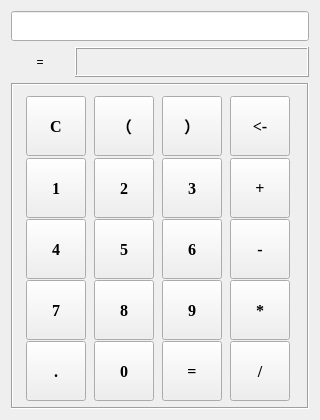
<?xml version="1.0" encoding="UTF-8"?>
<ui version="4.0">
 <class>CalculatorWindow</class>
 <widget class="QMainWindow" name="CalculatorWindow">
  <property name="geometry">
   <rect>
    <x>0</x>
    <y>0</y>
    <width>320</width>
    <height>420</height>
   </rect>
  </property>
  <property name="minimumSize">
   <size>
    <width>320</width>
    <height>420</height>
   </size>
  </property>
  <property name="maximumSize">
   <size>
    <width>320</width>
    <height>461</height>
   </size>
  </property>
  <property name="windowTitle">
   <string>CalculatorWindow</string>
  </property>
  <widget class="QWidget" name="centralWidget">
   <layout class="QVBoxLayout" name="verticalLayout">
    <item>
     <widget class="QLineEdit" name="edit_fomula">
      <property name="minimumSize">
       <size>
        <width>0</width>
        <height>30</height>
       </size>
      </property>
      <property name="font">
       <font>
        <family>Times New Roman</family>
        <pointsize>12</pointsize>
       </font>
      </property>
      <property name="maxLength">
       <number>128</number>
      </property>
     </widget>
    </item>
    <item>
     <layout class="QHBoxLayout" name="horizontalLayout" stretch="1,4">
      <item>
       <widget class="QLabel" name="label_eql">
        <property name="minimumSize">
         <size>
          <width>0</width>
          <height>30</height>
         </size>
        </property>
        <property name="text">
         <string>=</string>
        </property>
        <property name="alignment">
         <set>Qt::AlignCenter</set>
        </property>
       </widget>
      </item>
      <item>
       <widget class="QLabel" name="label_result">
        <property name="minimumSize">
         <size>
          <width>0</width>
          <height>30</height>
         </size>
        </property>
        <property name="font">
         <font>
          <family>Times New Roman</family>
          <pointsize>12</pointsize>
         </font>
        </property>
        <property name="frameShape">
         <enum>QFrame::Box</enum>
        </property>
        <property name="frameShadow">
         <enum>QFrame::Raised</enum>
        </property>
        <property name="text">
         <string/>
        </property>
       </widget>
      </item>
     </layout>
    </item>
    <item>
     <widget class="QFrame" name="frame">
      <property name="frameShape">
       <enum>QFrame::Box</enum>
      </property>
      <property name="frameShadow">
       <enum>QFrame::Sunken</enum>
      </property>
      <layout class="QGridLayout" name="gridLayout">
       <item row="0" column="0">
        <widget class="QPushButton" name="btn_clr">
         <property name="sizePolicy">
          <sizepolicy hsizetype="Minimum" vsizetype="Fixed">
           <horstretch>0</horstretch>
           <verstretch>0</verstretch>
          </sizepolicy>
         </property>
         <property name="minimumSize">
          <size>
           <width>60</width>
           <height>60</height>
          </size>
         </property>
         <property name="maximumSize">
          <size>
           <width>60</width>
           <height>60</height>
          </size>
         </property>
         <property name="font">
          <font>
           <family>Times New Roman</family>
           <pointsize>12</pointsize>
           <weight>75</weight>
           <bold>true</bold>
          </font>
         </property>
         <property name="text">
          <string>C</string>
         </property>
        </widget>
       </item>
       <item row="0" column="1">
        <widget class="QPushButton" name="btn_lp">
         <property name="sizePolicy">
          <sizepolicy hsizetype="Minimum" vsizetype="Fixed">
           <horstretch>0</horstretch>
           <verstretch>0</verstretch>
          </sizepolicy>
         </property>
         <property name="minimumSize">
          <size>
           <width>60</width>
           <height>60</height>
          </size>
         </property>
         <property name="maximumSize">
          <size>
           <width>60</width>
           <height>60</height>
          </size>
         </property>
         <property name="font">
          <font>
           <family>Times New Roman</family>
           <pointsize>12</pointsize>
           <weight>75</weight>
           <bold>true</bold>
          </font>
         </property>
         <property name="text">
          <string>（</string>
         </property>
        </widget>
       </item>
       <item row="0" column="2">
        <widget class="QPushButton" name="btn_rp">
         <property name="sizePolicy">
          <sizepolicy hsizetype="Minimum" vsizetype="Fixed">
           <horstretch>0</horstretch>
           <verstretch>0</verstretch>
          </sizepolicy>
         </property>
         <property name="minimumSize">
          <size>
           <width>60</width>
           <height>60</height>
          </size>
         </property>
         <property name="maximumSize">
          <size>
           <width>60</width>
           <height>60</height>
          </size>
         </property>
         <property name="font">
          <font>
           <family>Times New Roman</family>
           <pointsize>12</pointsize>
           <weight>75</weight>
           <bold>true</bold>
          </font>
         </property>
         <property name="text">
          <string>）</string>
         </property>
        </widget>
       </item>
       <item row="0" column="3">
        <widget class="QPushButton" name="btn_back">
         <property name="sizePolicy">
          <sizepolicy hsizetype="Minimum" vsizetype="Fixed">
           <horstretch>0</horstretch>
           <verstretch>0</verstretch>
          </sizepolicy>
         </property>
         <property name="minimumSize">
          <size>
           <width>60</width>
           <height>60</height>
          </size>
         </property>
         <property name="maximumSize">
          <size>
           <width>60</width>
           <height>60</height>
          </size>
         </property>
         <property name="font">
          <font>
           <family>Times New Roman</family>
           <pointsize>12</pointsize>
           <weight>75</weight>
           <bold>true</bold>
          </font>
         </property>
         <property name="text">
          <string>&lt;-</string>
         </property>
        </widget>
       </item>
       <item row="1" column="0">
        <widget class="QPushButton" name="btn_1">
         <property name="sizePolicy">
          <sizepolicy hsizetype="Minimum" vsizetype="Fixed">
           <horstretch>0</horstretch>
           <verstretch>0</verstretch>
          </sizepolicy>
         </property>
         <property name="minimumSize">
          <size>
           <width>60</width>
           <height>60</height>
          </size>
         </property>
         <property name="maximumSize">
          <size>
           <width>60</width>
           <height>60</height>
          </size>
         </property>
         <property name="font">
          <font>
           <family>Times New Roman</family>
           <pointsize>12</pointsize>
           <weight>75</weight>
           <bold>true</bold>
          </font>
         </property>
         <property name="text">
          <string>1</string>
         </property>
        </widget>
       </item>
       <item row="1" column="1">
        <widget class="QPushButton" name="btn_2">
         <property name="minimumSize">
          <size>
           <width>60</width>
           <height>60</height>
          </size>
         </property>
         <property name="maximumSize">
          <size>
           <width>60</width>
           <height>60</height>
          </size>
         </property>
         <property name="font">
          <font>
           <family>Times New Roman</family>
           <pointsize>12</pointsize>
           <weight>75</weight>
           <bold>true</bold>
          </font>
         </property>
         <property name="text">
          <string>2</string>
         </property>
        </widget>
       </item>
       <item row="1" column="2">
        <widget class="QPushButton" name="btn_3">
         <property name="minimumSize">
          <size>
           <width>60</width>
           <height>60</height>
          </size>
         </property>
         <property name="maximumSize">
          <size>
           <width>60</width>
           <height>60</height>
          </size>
         </property>
         <property name="font">
          <font>
           <family>Times New Roman</family>
           <pointsize>12</pointsize>
           <weight>75</weight>
           <bold>true</bold>
          </font>
         </property>
         <property name="text">
          <string>3</string>
         </property>
        </widget>
       </item>
       <item row="1" column="3">
        <widget class="QPushButton" name="btn_add">
         <property name="minimumSize">
          <size>
           <width>60</width>
           <height>60</height>
          </size>
         </property>
         <property name="maximumSize">
          <size>
           <width>60</width>
           <height>60</height>
          </size>
         </property>
         <property name="font">
          <font>
           <family>Times New Roman</family>
           <pointsize>12</pointsize>
           <weight>75</weight>
           <bold>true</bold>
          </font>
         </property>
         <property name="text">
          <string>+</string>
         </property>
        </widget>
       </item>
       <item row="2" column="0">
        <widget class="QPushButton" name="btn_4">
         <property name="minimumSize">
          <size>
           <width>60</width>
           <height>60</height>
          </size>
         </property>
         <property name="maximumSize">
          <size>
           <width>60</width>
           <height>60</height>
          </size>
         </property>
         <property name="font">
          <font>
           <family>Times New Roman</family>
           <pointsize>12</pointsize>
           <weight>75</weight>
           <bold>true</bold>
          </font>
         </property>
         <property name="text">
          <string>4</string>
         </property>
        </widget>
       </item>
       <item row="2" column="1">
        <widget class="QPushButton" name="btn_5">
         <property name="minimumSize">
          <size>
           <width>60</width>
           <height>60</height>
          </size>
         </property>
         <property name="maximumSize">
          <size>
           <width>60</width>
           <height>60</height>
          </size>
         </property>
         <property name="sizeIncrement">
          <size>
           <width>1</width>
           <height>1</height>
          </size>
         </property>
         <property name="baseSize">
          <size>
           <width>20</width>
           <height>20</height>
          </size>
         </property>
         <property name="font">
          <font>
           <family>Times New Roman</family>
           <pointsize>12</pointsize>
           <weight>75</weight>
           <bold>true</bold>
          </font>
         </property>
         <property name="text">
          <string>5</string>
         </property>
        </widget>
       </item>
       <item row="2" column="2">
        <widget class="QPushButton" name="btn_6">
         <property name="minimumSize">
          <size>
           <width>60</width>
           <height>60</height>
          </size>
         </property>
         <property name="maximumSize">
          <size>
           <width>60</width>
           <height>60</height>
          </size>
         </property>
         <property name="font">
          <font>
           <family>Times New Roman</family>
           <pointsize>12</pointsize>
           <weight>75</weight>
           <bold>true</bold>
          </font>
         </property>
         <property name="text">
          <string>6</string>
         </property>
        </widget>
       </item>
       <item row="2" column="3">
        <widget class="QPushButton" name="btn_sub">
         <property name="minimumSize">
          <size>
           <width>60</width>
           <height>60</height>
          </size>
         </property>
         <property name="maximumSize">
          <size>
           <width>60</width>
           <height>60</height>
          </size>
         </property>
         <property name="font">
          <font>
           <family>Times New Roman</family>
           <pointsize>12</pointsize>
           <weight>75</weight>
           <bold>true</bold>
          </font>
         </property>
         <property name="text">
          <string>-</string>
         </property>
        </widget>
       </item>
       <item row="3" column="0">
        <widget class="QPushButton" name="btn_7">
         <property name="minimumSize">
          <size>
           <width>60</width>
           <height>60</height>
          </size>
         </property>
         <property name="maximumSize">
          <size>
           <width>60</width>
           <height>60</height>
          </size>
         </property>
         <property name="font">
          <font>
           <family>Times New Roman</family>
           <pointsize>12</pointsize>
           <weight>75</weight>
           <bold>true</bold>
          </font>
         </property>
         <property name="text">
          <string>7</string>
         </property>
        </widget>
       </item>
       <item row="3" column="1">
        <widget class="QPushButton" name="btn_8">
         <property name="minimumSize">
          <size>
           <width>60</width>
           <height>60</height>
          </size>
         </property>
         <property name="maximumSize">
          <size>
           <width>60</width>
           <height>60</height>
          </size>
         </property>
         <property name="font">
          <font>
           <family>Times New Roman</family>
           <pointsize>12</pointsize>
           <weight>75</weight>
           <bold>true</bold>
          </font>
         </property>
         <property name="text">
          <string>8</string>
         </property>
        </widget>
       </item>
       <item row="3" column="2">
        <widget class="QPushButton" name="btn_9">
         <property name="minimumSize">
          <size>
           <width>60</width>
           <height>60</height>
          </size>
         </property>
         <property name="maximumSize">
          <size>
           <width>60</width>
           <height>60</height>
          </size>
         </property>
         <property name="font">
          <font>
           <family>Times New Roman</family>
           <pointsize>12</pointsize>
           <weight>75</weight>
           <bold>true</bold>
          </font>
         </property>
         <property name="text">
          <string>9</string>
         </property>
        </widget>
       </item>
       <item row="3" column="3">
        <widget class="QPushButton" name="btn_mul">
         <property name="minimumSize">
          <size>
           <width>60</width>
           <height>60</height>
          </size>
         </property>
         <property name="maximumSize">
          <size>
           <width>60</width>
           <height>60</height>
          </size>
         </property>
         <property name="font">
          <font>
           <family>Times New Roman</family>
           <pointsize>12</pointsize>
           <weight>75</weight>
           <bold>true</bold>
          </font>
         </property>
         <property name="text">
          <string>*</string>
         </property>
        </widget>
       </item>
       <item row="4" column="0">
        <widget class="QPushButton" name="btn_dot">
         <property name="minimumSize">
          <size>
           <width>60</width>
           <height>60</height>
          </size>
         </property>
         <property name="maximumSize">
          <size>
           <width>60</width>
           <height>60</height>
          </size>
         </property>
         <property name="font">
          <font>
           <family>Times New Roman</family>
           <pointsize>12</pointsize>
           <weight>75</weight>
           <bold>true</bold>
          </font>
         </property>
         <property name="text">
          <string>.</string>
         </property>
        </widget>
       </item>
       <item row="4" column="1">
        <widget class="QPushButton" name="btn_0">
         <property name="minimumSize">
          <size>
           <width>60</width>
           <height>60</height>
          </size>
         </property>
         <property name="maximumSize">
          <size>
           <width>60</width>
           <height>60</height>
          </size>
         </property>
         <property name="font">
          <font>
           <family>Times New Roman</family>
           <pointsize>12</pointsize>
           <weight>75</weight>
           <bold>true</bold>
          </font>
         </property>
         <property name="text">
          <string>0</string>
         </property>
        </widget>
       </item>
       <item row="4" column="2">
        <widget class="QPushButton" name="btn_eql">
         <property name="minimumSize">
          <size>
           <width>60</width>
           <height>60</height>
          </size>
         </property>
         <property name="maximumSize">
          <size>
           <width>60</width>
           <height>60</height>
          </size>
         </property>
         <property name="font">
          <font>
           <family>Times New Roman</family>
           <pointsize>12</pointsize>
           <weight>75</weight>
           <bold>true</bold>
          </font>
         </property>
         <property name="text">
          <string>=</string>
         </property>
        </widget>
       </item>
       <item row="4" column="3">
        <widget class="QPushButton" name="btn_div">
         <property name="minimumSize">
          <size>
           <width>60</width>
           <height>60</height>
          </size>
         </property>
         <property name="maximumSize">
          <size>
           <width>60</width>
           <height>60</height>
          </size>
         </property>
         <property name="font">
          <font>
           <family>Times New Roman</family>
           <pointsize>12</pointsize>
           <weight>75</weight>
           <bold>true</bold>
          </font>
         </property>
         <property name="text">
          <string>/</string>
         </property>
        </widget>
       </item>
      </layout>
     </widget>
    </item>
   </layout>
  </widget>
  <widget class="QMenuBar" name="menuBar">
   <property name="geometry">
    <rect>
     <x>0</x>
     <y>0</y>
     <width>320</width>
     <height>23</height>
    </rect>
   </property>
  </widget>
 </widget>
 <layoutdefault spacing="6" margin="11"/>
 <resources/>
 <connections/>
</ui>
